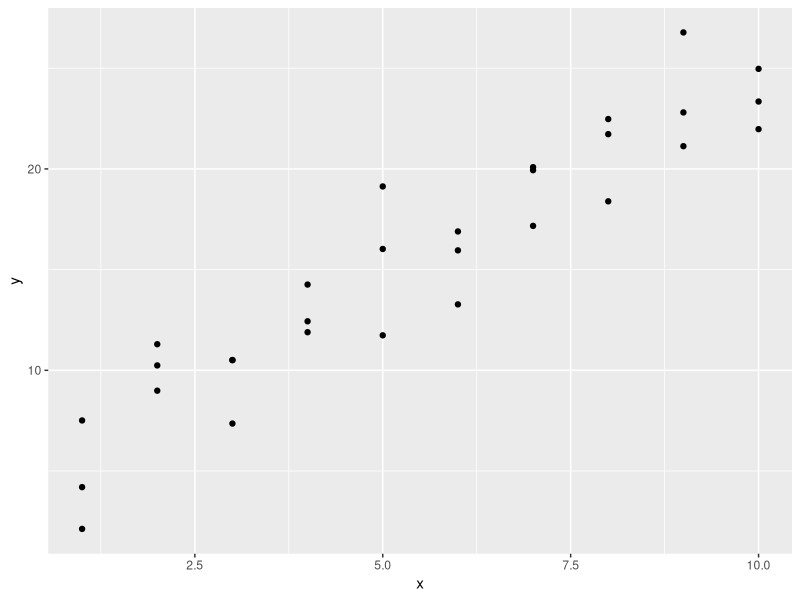
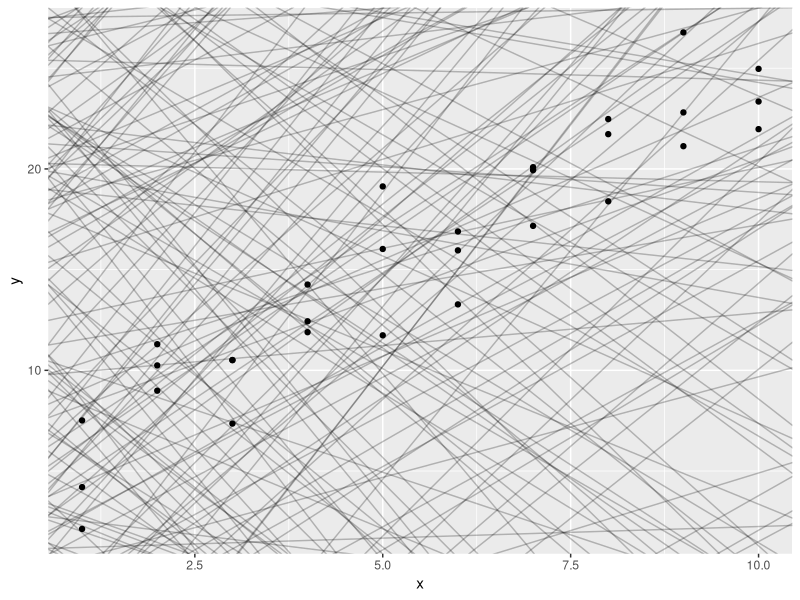
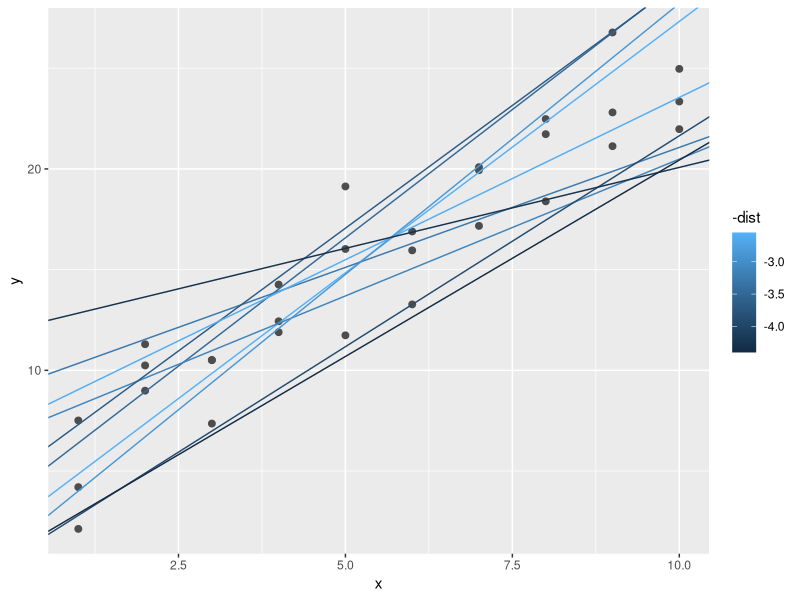
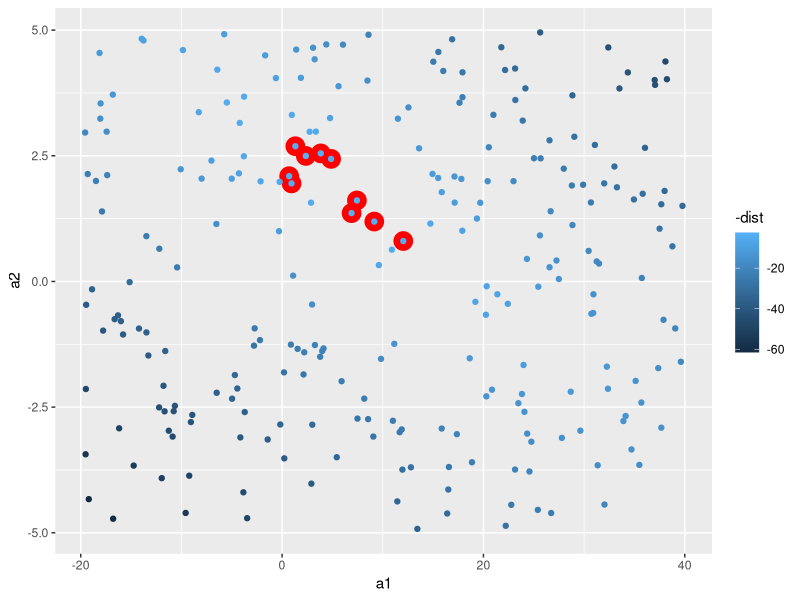
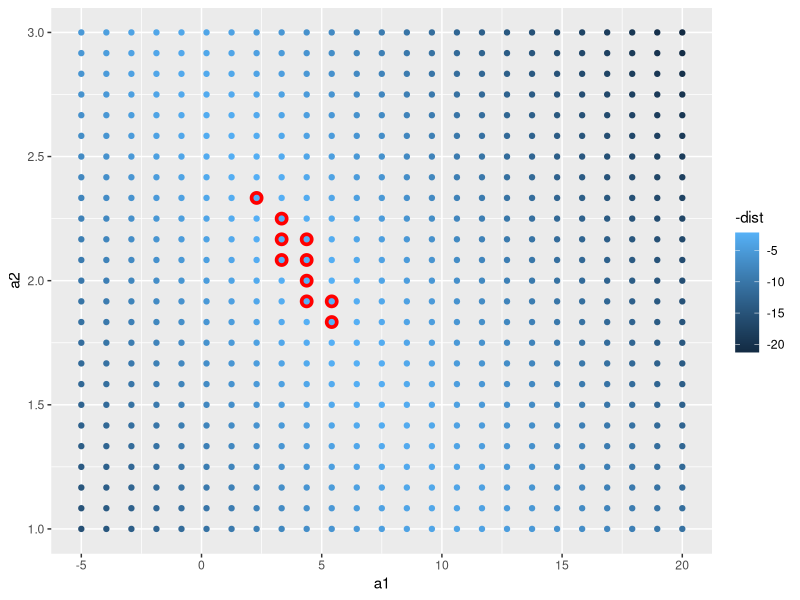
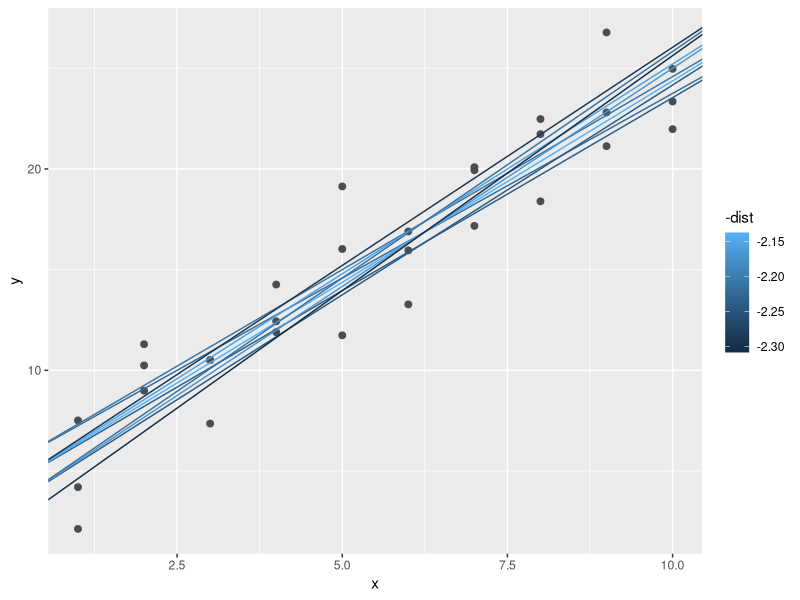
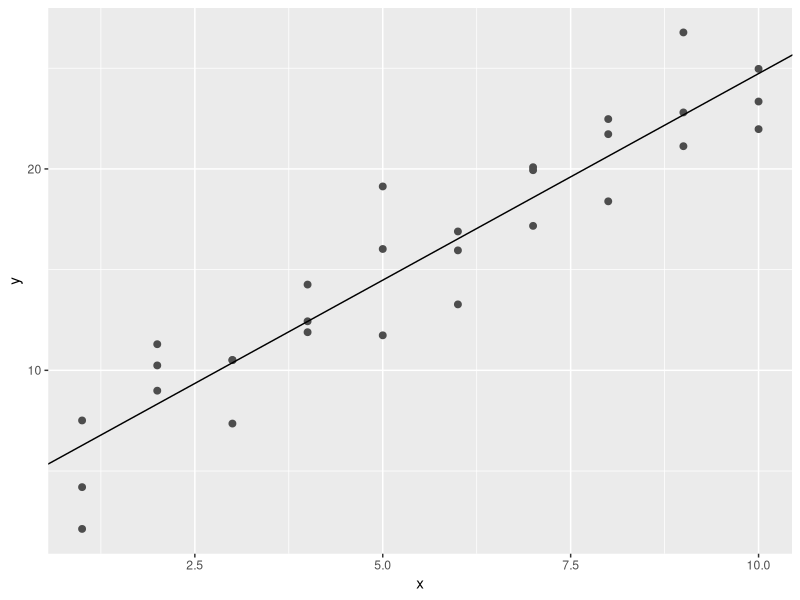
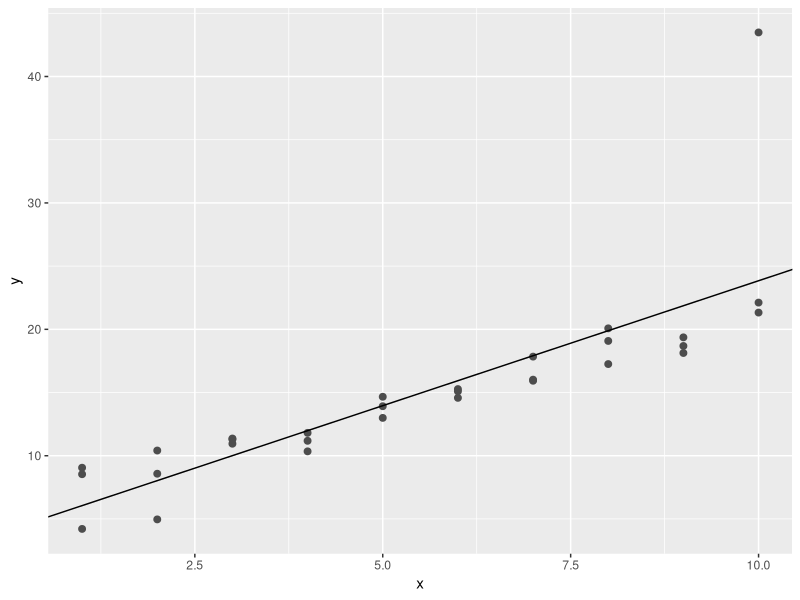

R code for these plots, in order: (Note: this script raises an error after producing the figures.)
# Model Basics with modelr

#we are going to use models to partition data into patterns and residuals(residuals represent the difference between observed values and predicted values)
#source Google: Example: If a regression model predicts a student's test score to be 85, and the actual score is 90, the residual is 5. This indicates the model underestimated the score by 5 points.

#strong patterns will hide subtler trends.

# there are two parts to a model:

## 1. first rule is to define a group of models that helps you to capture a pattern (a straight line or a quadratic curve)
### expressing this as an equation will be: 
### y = a_1 * x + a_2 or
### y - a_1 * x ^ a_2
#### x and y are variables from data
#### a_1 and a_2 are parameters to capture patterns

## 2. after this, you will fit the right model from a family of models.

## George Box quote " All models are wrong, but some are useful."

"The goal of a model is not to uncover truth, but to discover a simple approximation that is still useful."

library(tidyverse)

library(modelr)
options(na.action = na.warn)

# A simple model

ggplot(sim1, aes(x, y)) +
  geom_point()

#> we can see a strong pattern in the data.
#> the relationship looks linear: y = a_0 + a_1 * x
#> we can start by using geom_abline() which takes a slope and intercept as parameters

models <- tibble(
  a1 = runif( 250, -20, 40),
  a2 = runif(250, -5, 5)
)

ggplot(sim1, aes(x, y)) +
  geom_abline(
    aes(intercept = a1, slope = a2),
    data = models, alpha = 1/4
  ) +
  geom_point()

#there are way too many models on this plot, we need to find one that is closer to the data.
#to do that, we need to find the distance between each point and the model.

#creating a function, will help us compute the distance.

model1 <- function(a, data) {
  a[1] + data$x * a[2]
}
model1(c(7, 1.5), sim1)

#next, we need to compute an overall distance betweem the predicted and actual values (for exp, we can use root-mean-squared deviation)

measure_distance <- function(mod, data) {
  diff <- data$y - model1(mod, data)
  sqrt(mean(diff ^ 2))
}

measure_distance(c(7, 1.5), sim1)

#we need a helper function.

sim1_dist <- function(a1, a2) {
  measure_distance(c(a1, a2), sim1)
}

models <- models %>% 
  mutate(dist = purrr::map2_dbl(a1, a2, sim1_dist))
models

#next, we can overlay the 10 best models (the way it is shown to us in the graph - brightest colour is the best(smallest distance)).

ggplot(sim1, aes(x, y)) +
  geom_point(size = 2, color = "grey30") +
  geom_abline(
    aes(intercept = a1, slope = a2, colour = -dist),
    data = filter(models, rank(dist) <= 10)
  )

#in the next scatterplot, the red circles are the best models.

ggplot(models, aes(a1, a2)) +
  geom_point(
    data = filter(models, rank(dist) <= 10),
    size = 6, colour = "red"
  ) +
  geom_point(aes(colour = -dist))

#another option is to generate an evenly spaced grid of points (grid search)

grid <- expand.grid(
  a1 = seq(-5, 20, length = 25),
  a2 = seq(1, 3, length = 25)
) %>% 
  mutate(dist = purrr::map2_dbl(a1, a2, sim1_dist))

grid %>% 
  ggplot(aes(a1, a2)) +
  geom_point(
    data = filter(grid, rank(dist) <= 10),
    size = 4, colour = "red"
  ) +
  geom_point(aes(colour = -dist))

#now let's try and overlay the 10 models:

ggplot(sim1, aes(x, y)) +
  geom_point(size = 2, colour = "grey30") +
  geom_abline(
    aes(intercept = a1, slope = a2, colour = -dist),
    data = filter(grid, rank(dist) <= 10)
  )

#we can do this until we get a finer grid (best model), or we can use a tool named Newton-Raphson search.
#the way this works, is by choosing a starting point and look around for the steepest slope, until you can not go any lower.
#we can use optim() for this modeling:

best <- optim(c(0, 0), measure_distance, data = sim1)
best$par
best

ggplot(sim1, aes(x, y)) +
  geom_point(size = 2, colour = "grey30") +
  geom_abline(intercept = best$par[1], slope = best$par[2])

# you can find the best model if you can minimize the distance by modifying the parameters of the model and having a function that defines the distance between a model and a dataset.

#we can also use linear models, in a form of: y = a_1 + a_2 * x_1 + a_3 * x_2 + ... + a_n * x_(n - 1)

#this simple model is the same to a general linear model where n = 2 and x_1 = x

#lm() formulas look like y ~ x, which lm will translate to a function like y = a_1 + a_2 * x

sim1_mod <- lm(y ~ x, data = sim1)
coef(sim1_mod)
#similar results with optim()

#lm finds the closest model in a single step

# Exercises:

#1. One downside of the linear model is that it is sensitive to unusual values because the distance incorporates a squared term. Fit a linear model to the following simulated data, and visualize the results. Rerun a few times to generate different simulated datasets. What do you notice about the model?

sim1a <- tibble(
  x = rep(1:10, each = 3),
  y = x * 1.5 + 6 + rt(length(x), df = 2)
)

#2. One way to make linear odels more robust is to use a different distance measure. For example, instead of root-mean-squared distance, you could use mean-absolute distance:

measure_distance <- function(mod, data) {
  diff <- data$y - make_prediction(mod, data)
  mean(abs(diff))
}

#Use optim() to fit this model to the pervious simulated data and compare it to the linear model.

#3. One challenge with performing numerical optimization is that it's only guaranteeed to find one local optima. What's the problem with optimizing a three-parameter model like this?

model1 <- function(a, data) {
  a[1] + data$x * a[2] + a[3]
}

#Answers:

#1. 

sim1a <- tibble(
  x = rep(1:10, each = 3),
  y = x * 1.5 + 6 + rt(length(x), df = 2)
)

sim1a_modeling <- lm(y ~ x, data = sim1a)
sim1a_modeling
summary(sim1a_modeling)

ggplot(sim1a, aes(x, y)) +
  geom_point(size = 2, color = "grey30") +
  geom_abline(intercept = sim1a_modeling$coefficients[1], slope = sim1a_modeling$coefficients[2])

# We can notice that everytime we're generating different simulated datasets, by running the summary we can see a big difference at the distance between the fitted line and the data.
# These figures, for example min and max should be equally distributed around the line (or better said, to be approximately same distance to 0)
# The first quantile and the third quantile to be equal distance from zero. (the same goes for the median)

#Extras:
view(sim1a)

ggplot(sim1a, aes(x, y)) +
  geom_point()

ggplot(sim1a, aes(x, y)) +
  geom_point(size = 2, colour = "grey30") +
  geom_abline(
    aes(intercept = a1, slope = a2, color = -dist),
    data = filter(models, rank(dist) <= 10)
  )

coef(sim1a_modeling)

hist(resid(sim1a_modeling), nclass = 2)
boxplot(y ~ x, data = sim1a)

sum <- summary(sim1a_modeling)
sum$coefficients

#2.

make_prediction <- function(a, data) {
  a[1] + data$x * a[2]
}

measure_distance <- function(mod, data) {
  diff <- data$y - make_prediction(mod, data)
  mean(abs(diff))
}

optim_ver <- optim(c(0, 0), measure_distance, data = sim1a)
optim_ver$par

coef(sim1a_modeling)

#3.

sim1a <- tibble(
  x = rep(1:10, each = 3),
  y = x * 1.5 + 6 + rt(length(x), df = 2)
)

model1 <- function(a, data) {
  a[1] + data$x * a[2] + a[3]
}

measure_distance_test <- function(mod, data) {
  diff <- data$y - model1(mod, data)
  mean(abs(diff))
}
sim1a
optim_ver <- optim(c(0,0,0), measure_distance_test, data = sim1a)
optim_ver$par
?optim
#one challenge in optimizing a three-parameter model will be that we question if those parameters are related to each other.

#also, every time I run with the third parameter, as our data has got only 2 variables, it shows a significant amount in the difference between the 3 (this is also called sloppiness).


#Visualising Models

# in the following, we are going to understand a model by looking at its predictions.
# we can also see what the model doesn't capture (these residuals are useful because it allow us to use models to remove striking patterns - studying the remaining ones)


# Predictions

#using modelr::data_grid() to generate an evenly spaced grid

grid <- sim1 %>% 
  data_grid(x)
grid

# using modelr::add_predictions() to add the predictions from the model to a new column

grid <- grid %>% 
  add_predictions(sim1_mod)
grid

ggplot(sim1, aes(x)) +
  geom_point(aes(y = y)) +
  geom_line(
    aes(y = pred),
    data = grid,
    color = "red",
    size = 1
  )

# Residuals

#flip side of predictions

sim1 <- sim1 %>% 
  add_residuals(sim1_mod)
sim1

#here we can understand the spread of the residuals

ggplot(sim1, aes(resid)) +
  geom_freqpoly(binwidth = 0.5)

ggplot(sim1, aes(x, resid)) +
  geom_ref_line(h = 0) +
  geom_point()

# Exercises:

#1. Instead of using lm() to fit a straight line, you can use loess() to fit a smooth curve. Repeat the process of model fitting, grid generation, predictions, and visualisation on sim1 using loess() instead of lm(). How does the result compare to geom_smooth()?

#2. add_predictions() is paired with gather_predictions() and spread_predictions(). How do these three functions differ?

#3. What does geom_ref_line() do? What package does it come from? Why is displaying a reference line in plots showing residuals useful and important?

#4. Why might you want to look at a frequency polygon of absolute residuals? What are the pros and cons comapred to looking at the raw residuals?

# Answers:

#1.
sim1 <- sim1 %>% 
  add_residuals(sim1_modeling_lm) %>% 
  add_predictions(sim1_modeling_lm) %>% 
  add_residuals(sim1_modeling_loess) %>% 
  add_predictions(sim1_modeling_loess)
sim1
sim1_modeling_loess <- loess(y ~ x, data = sim1)
sim1_modeling_loess

sim1_modeling_lm <- lm(y ~ x, data = sim1)
sim1_modeling_lm

loess_plot <- ggplot(
  sim1, aes(x, y)) +
  geom_point() +
  geom_line(aes(x, pred), data = sim1, color = "green")
loess_plot

#let's try geom_smooth()

loess_plot +
  geom_smooth(method = "loess", color = "red", se = FALSE)

#they're identical

#2.

?add_predictions
add_predictions(data, model, var = "pred", type = NULL)

spread_predictions(data, ..., type = NULL)

gather_predictions(data, ..., .pred = "pred", .model = "model", type = NULL)

#spread_predictions adds one column for each model. gather_predictions adds two columns .model and .pred, and repeats the input rows for each model.

#3.
